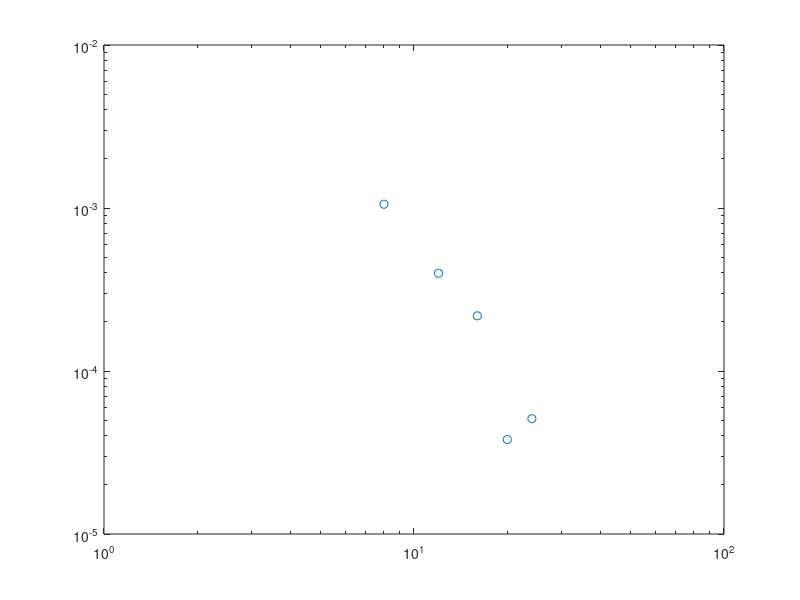

The MATLAB script that drew this image: (Note: this script raises an error after producing the figure.)
Lx = [16,24, 32, 40, 48];
distance = [8,12,16,20, 24];
SC = [0.001055, 0.000398,0.000218,0.000038,  0.000051];
h1 = loglog(distance, SC,'o');hold on;

p = fit(log(distance(1:3)'),log(SC(1:3)'),'poly1');
fprintf('Ksc=%.5f\n',-p.p1);
x = fit_x(1):0.5:fit_x(end);
fl=loglog(distance,exp(p.p2)*distance.^p.p1,'-.');
T=text(8,4.5e-3,['$K_{sc}=',num2str(-p.p1),'$']);
set(T,'Interpreter','latex');set(T,'Fontsize',28);



set(gca,'fontsize',24);
set(gca,'linewidth',1.5);
set(h1,'markersize',10);
set(get(gca,'Children'),'linewidth',3); % Set line width 1.5 pounds
xlabel('$x$','Interpreter','latex');
ylabel('singlet pair correlation','Interpreter','latex');
set(get(gca,'XLabel'),'FontSize',24); 
set(get(gca,'YLabel'),'FontSize',24); 
